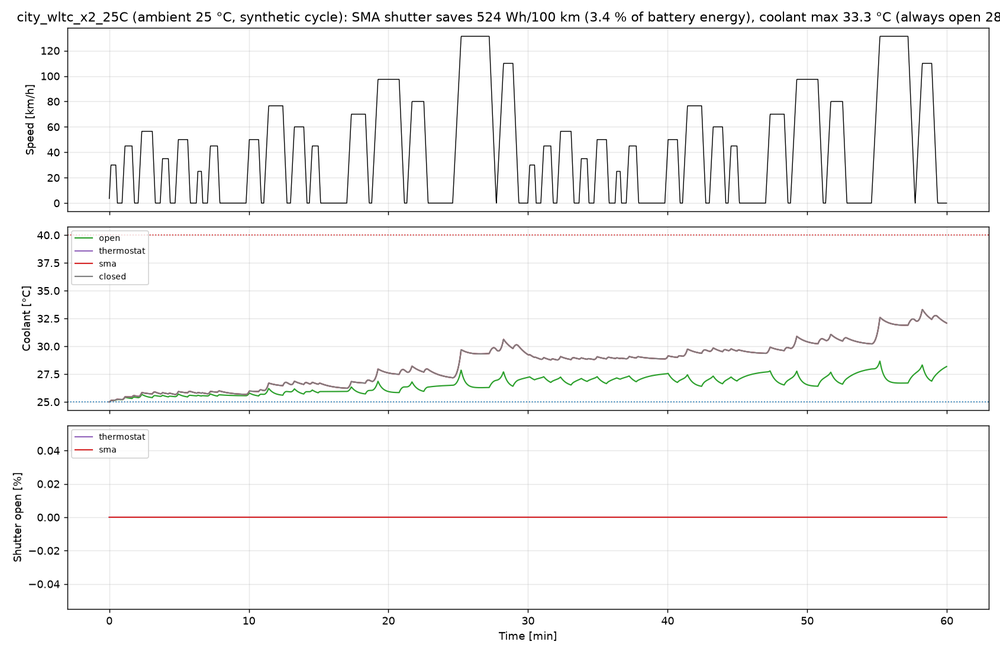
#> input picture ev/EV_System_city_wltc_x2_25C.png, 1000 x 654 px, shrunk from 1690 x 1105 before the run
$ python -i make_shutter_figure.py   (imports and definitions only)
#> lines starting #> are read from the running program, lines starting #| are printed output that depends on the picture
"""Side-by-side render of the SMA grille-shutter module, closed (cold coolant) and open (warm coolant)."""
import os

from PIL import Image, ImageChops, ImageDraw, ImageFont

D = os.path.join(os.path.dirname(os.path.abspath(__file__)), "cad")


def crop(path, pad=30):
    im = Image.open(path).convert("RGB")
    bg = Image.new("RGB", im.size, im.getpixel((5, 5)))
    diff = ImageChops.difference(im, bg).convert("L").point(lambda v: 255 if v > 40 else 0)
    x0, y0, x1, y1 = diff.getbbox()
    return im.crop((max(0, x0 - pad), max(0, y0 - pad), min(im.width, x1 + pad), min(im.height, y1 + pad)))


# [1 line that did not run here, left out]
# [1 line that did not run here, left out]
# [1 line that did not run here, left out]
font = ImageFont.truetype("arial.ttf", 26)
x = 0
# [6 lines not run here, left out]

>>> result = crop('EV_System_city_wltc_x2_25C.png')
#> call 2 of crop, with path = 'EV_System_city_wltc_x2_25C.png', pad = 30
#> in crop (call 2), `bg = Image.new("RGB", im.size, im.getpixel((5, 5)))`: bg: PIL image 1000x654 RGB; every value is 255
#> in crop (call 2), `diff = ImageChops.difference(im, bg).convert("L").point(lambda v: 255 ..`:
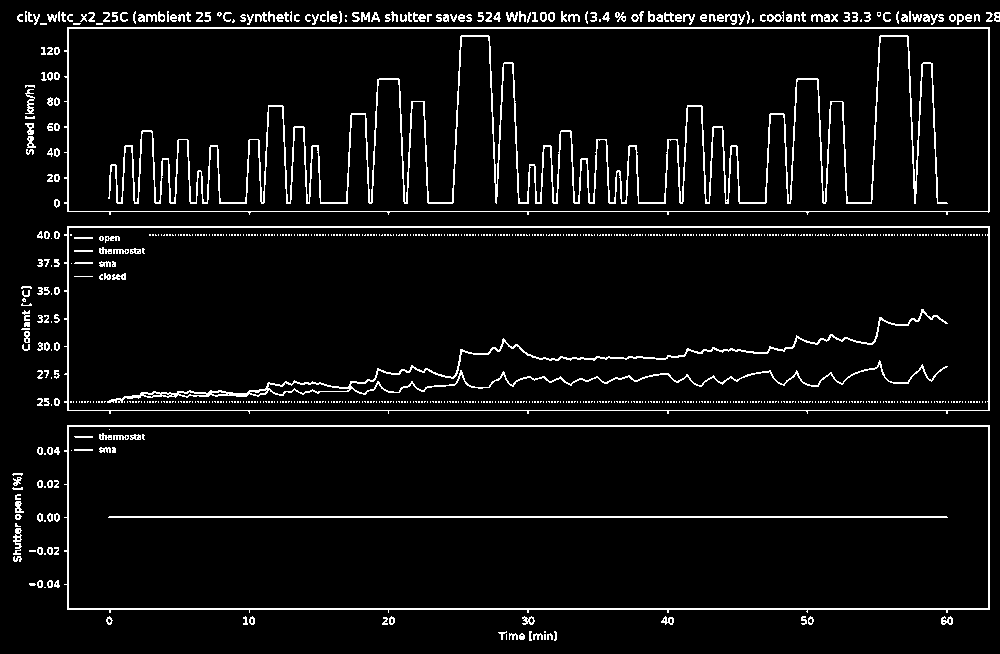
#> diff: PIL image 1000x654 L; 5.7% white in thin lines or dots
#> in crop (call 2), `x0, y0, x1, y1 = diff.getbbox()`: x0 = 12; y0 = 11; x1 = 1000; y1 = 641

$ run again, on ev/EV_System_cold_day_wltc_x2_5C.png
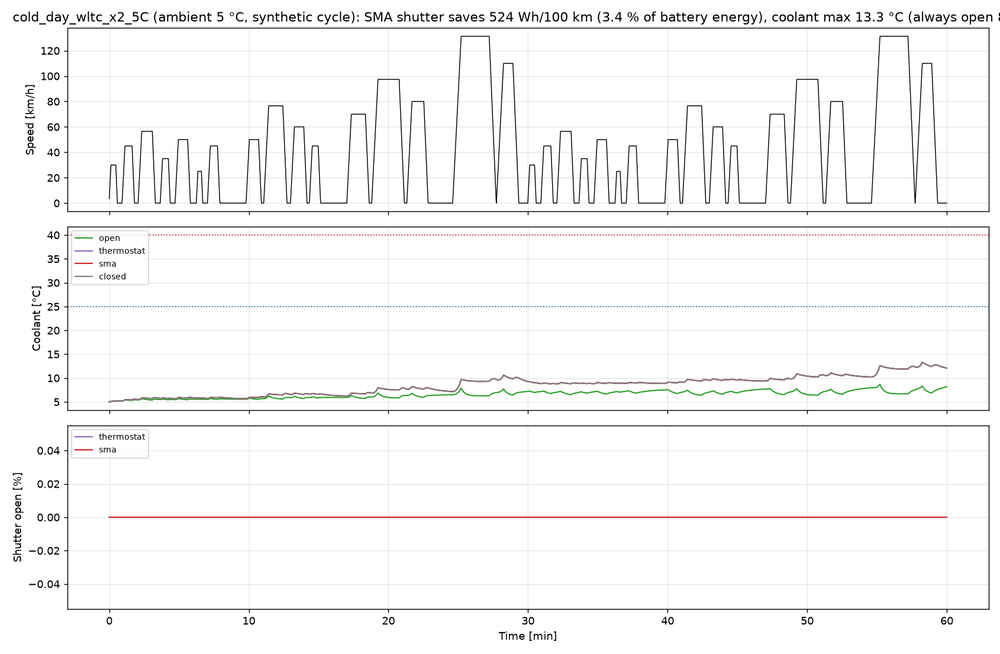
#> input picture ev/EV_System_cold_day_wltc_x2_5C.png, 1000 x 654 px, shrunk from 1690 x 1105 before the run
#> bg: PIL image 1000x654 RGB; every value is 255
#> in crop (call 2), `diff = ImageChops.difference(im, bg).convert("L").point(lambda v: 255 ..`:
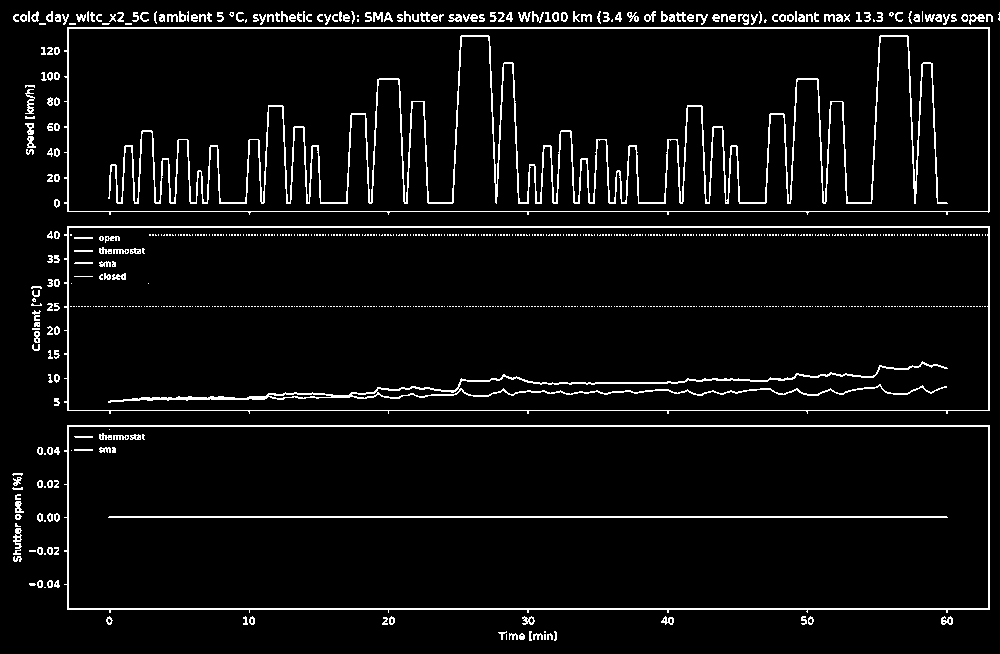
#> diff: PIL image 1000x654 L; 5.5% white in thin lines or dots
#> x0 = 12; y0 = 11; x1 = 1000; y1 = 641

$ run again, on ev/EV_System_hot_day_motorway_38C.png
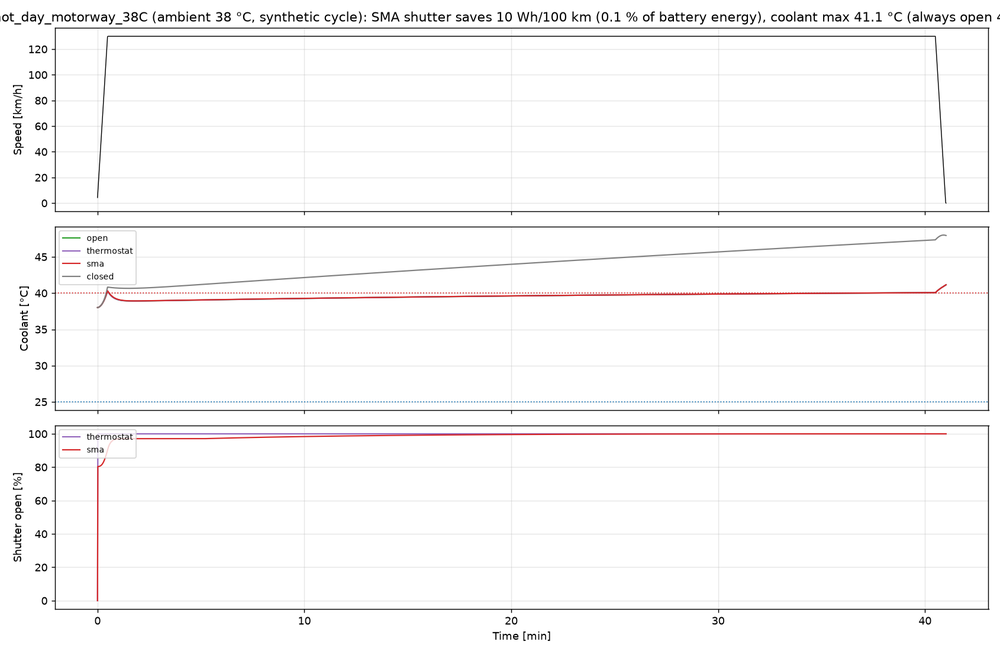
#> input picture ev/EV_System_hot_day_motorway_38C.png, 1000 x 654 px, shrunk from 1690 x 1105 before the run
#> bg: PIL image 1000x654 RGB; every value is 255
#> in crop (call 2), `diff = ImageChops.difference(im, bg).convert("L").point(lambda v: 255 ..`:
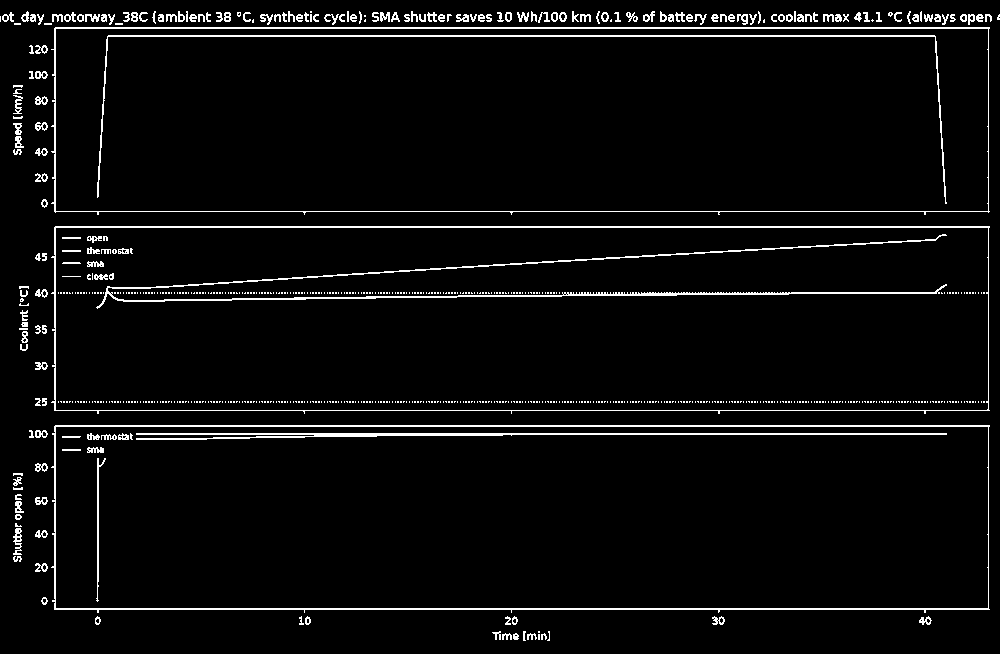
#> diff: PIL image 1000x654 L; 4.4% white in thin lines or dots
#> x0 = 0; y0 = 11; x1 = 1000; y1 = 641
